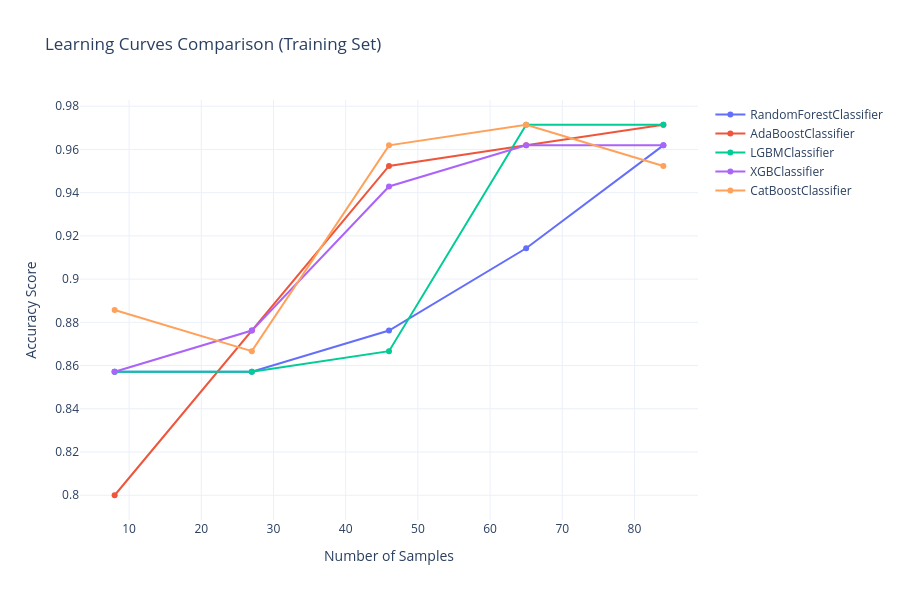

The notebook cell saved with this chart:
### Code cell
ca.learning_curve_saver(models , save_file=True  , filename="learning_curve_after_finetuning.png")

### Figure 1 — Plotly figure (JSON) as saved in the notebook; plotly's stock layout.template omitted (floating-point values rounded to 4 significant figures)
{"data": [{"mode": "lines+markers", "name": "RandomForestClassifier", "type": "scatter", "x": [8, 27, 46, 65, 84], "y": [0.8571, 0.8571, 0.8762, 0.9143, 0.9619]}, {"mode": "lines+markers", "name": "AdaBoostClassifier", "type": "scatter", "x": [8, 27, 46, 65, 84], "y": [0.8, 0.8762, 0.9524, 0.9619, 0.9714]}, {"mode": "lines+markers", "name": "LGBMClassifier", "type": "scatter", "x": [8, 27, 46, 65, 84], "y": [0.8571, 0.8571, 0.8667, 0.9714, 0.9714]}, {"mode": "lines+markers", "name": "XGBClassifier", "type": "scatter", "x": [8, 27, 46, 65, 84], "y": [0.8571, 0.8762, 0.9429, 0.9619, 0.9619]}, {"mode": "lines+markers", "name": "CatBoostClassifier", "type": "scatter", "x": [8, 27, 46, 65, 84], "y": [0.8857, 0.8667, 0.9619, 0.9714, 0.9524]}], "layout": {"height": 600, "title": {"text": "Learning Curves Comparison (Training Set)"}, "width": 900, "xaxis": {"title": {"text": "Number of Samples"}}, "yaxis": {"title": {"text": "Accuracy Score"}}}}
